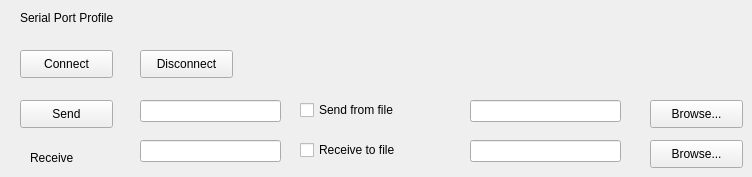
    <widget class="QWidget" name="tabSPP">
     <attribute name="title">
      <string>SPP</string>
     </attribute>
     <widget class="QPushButton" name="btnSPConnect">
      <property name="geometry">
       <rect>
        <x>20</x>
        <y>50</y>
        <width>93</width>
        <height>28</height>
       </rect>
      </property>
      <property name="text">
       <string>Connect</string>
      </property>
     </widget>
     <widget class="QPushButton" name="btnSPPDisconnect">
      <property name="geometry">
       <rect>
        <x>140</x>
        <y>50</y>
        <width>93</width>
        <height>28</height>
       </rect>
      </property>
      <property name="text">
       <string>Disconnect</string>
      </property>
     </widget>
     <widget class="QLineEdit" name="lineEditSPPSend">
      <property name="geometry">
       <rect>
        <x>140</x>
        <y>100</y>
        <width>141</width>
        <height>22</height>
       </rect>
      </property>
     </widget>
     <widget class="QLineEdit" name="lineEditSPPreceive">
      <property name="geometry">
       <rect>
        <x>140</x>
        <y>140</y>
        <width>141</width>
        <height>22</height>
       </rect>
      </property>
     </widget>
     <widget class="QPushButton" name="btnSPPSend">
      <property name="geometry">
       <rect>
        <x>20</x>
        <y>100</y>
        <width>93</width>
        <height>28</height>
       </rect>
      </property>
      <property name="text">
       <string>Send</string>
      </property>
     </widget>
     <widget class="QLabel" name="Receive">
      <property name="geometry">
       <rect>
        <x>30</x>
        <y>150</y>
        <width>55</width>
        <height>16</height>
       </rect>
      </property>
      <property name="text">
       <string>Receive</string>
      </property>
     </widget>
     <widget class="QLineEdit" name="lineEditSPPSendFile">
      <property name="geometry">
       <rect>
        <x>470</x>
        <y>100</y>
        <width>151</width>
        <height>22</height>
       </rect>
      </property>
     </widget>
     <widget class="QCheckBox" name="cbSPPSendFile">
      <property name="geometry">
       <rect>
        <x>300</x>
        <y>100</y>
        <width>121</width>
        <height>20</height>
       </rect>
      </property>
      <property name="text">
       <string>Send from file</string>
      </property>
     </widget>
     <widget class="QPushButton" name="btnSPPBrowseSend">
      <property name="geometry">
       <rect>
        <x>650</x>
        <y>100</y>
        <width>93</width>
        <height>28</height>
       </rect>
      </property>
      <property name="text">
       <string>Browse...</string>
      </property>
     </widget>
     <widget class="QCheckBox" name="cbSPPReceiveFile">
      <property name="geometry">
       <rect>
        <x>300</x>
        <y>140</y>
        <width>121</width>
        <height>20</height>
       </rect>
      </property>
      <property name="text">
       <string>Receive to file</string>
      </property>
     </widget>
     <widget class="QLineEdit" name="lineEditSPPReceiveFile">
      <property name="geometry">
       <rect>
        <x>470</x>
        <y>140</y>
        <width>151</width>
        <height>22</height>
       </rect>
      </property>
     </widget>
     <widget class="QPushButton" name="btnSPPBrowseReceive">
      <property name="geometry">
       <rect>
        <x>650</x>
        <y>140</y>
        <width>93</width>
        <height>28</height>
       </rect>
      </property>
      <property name="text">
       <string>Browse...</string>
      </property>
     </widget>
     <widget class="QLabel" name="label_2">
      <property name="geometry">
       <rect>
        <x>20</x>
        <y>10</y>
        <width>121</width>
        <height>16</height>
       </rect>
      </property>
      <property name="text">
       <string>Serial Port Profile</string>
      </property>
     </widget>
    </widget>
